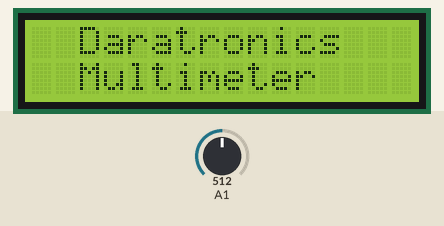
The sketch below on a simulated Arduino Uno, built with avr-gcc and run on an emulated ATmega328P. On the bench: 16×2 character LCD. The inputs (shaded band) are chosen by the test bench; at power-on: A1 = 512. What the sketch prints to the serial monitor is not drawn.

Above: at 5.0 s.
At 8.1 s:
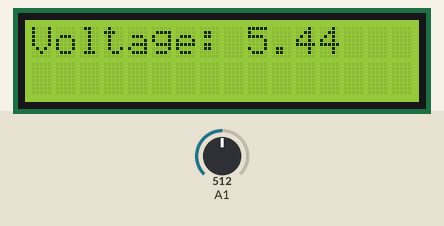
8.2 s: A1 set to 716
At 9.6 s:
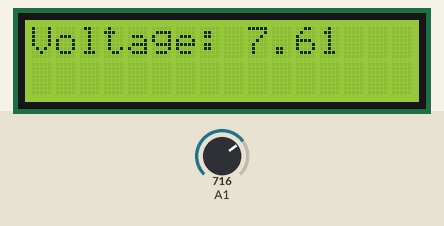
10.0 s: A1 set to 900
At 11.2 s:
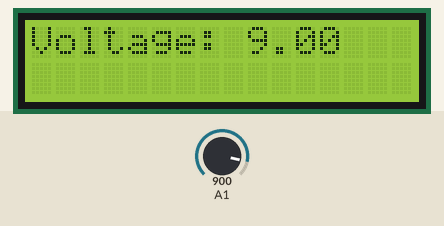
11.5 s: A1 set to 511
At 12.9 s:
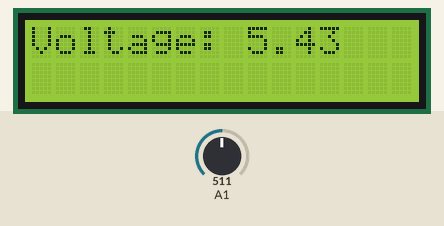
Timing chart, 0 to 14.5 s (numbered marks = the images above; inputs shaded):
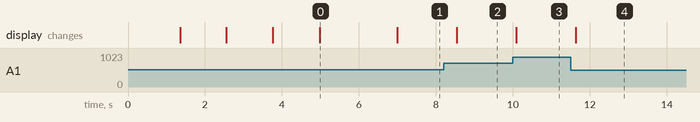

Measured:
- after the input at 8.2 s, the display: changes after 0.34 s (image 2)
- after the input at 10.0 s, the display: changes after 0.09 s (image 3)
- after the input at 11.5 s, the display: changes after 0.14 s (image 4)
- what the display in image 0 shows lasts 2.0 s, from 5.0 s to 7.0 s

The sketch:

LCD_Multimeter.ino
```cpp
#include <LiquidCrystal_I2C.h>

LiquidCrystal_I2C lcd(0x3C,16,4);


void setup() {
  // put your setup code here, to run once:
    Serial.begin(9600);
    lcd.init();
    lcd.begin(16,2);
    lcd.backlight();
    lcd.clear();
     lcd.setCursor(0,0);
    lcd.print("Welcome to");
    lcd.setCursor(0,1);
    lcd.print("Daratronics");
    for(int i=0;i<3;i++){
      delay(1200);
      lcd.setCursor(i+11,1);
      lcd.print(".");
      }
      delay(1200);

      lcd.clear();

       lcd.setCursor(2,0);
    lcd.print("Daratronics");
     lcd.setCursor(2,1);
    lcd.print("Multimeter");
      delay(2000);

      lcd.clear();
}
  String txt;
void loop() {
  // put your main code here, to run repeatedly:
  float volt = analogRead(A1);
    volt = (volt*5)/470.5;

    volt = constrain(volt,0,9);

   lcd.setCursor(0,0);
    lcd.print("Voltage: ");
     lcd.setCursor(9,0);
    lcd.print(volt);
    Serial.println(volt);
    delay(500);
    lcd.setCursor(9,0);
    lcd.print("");

}
```
